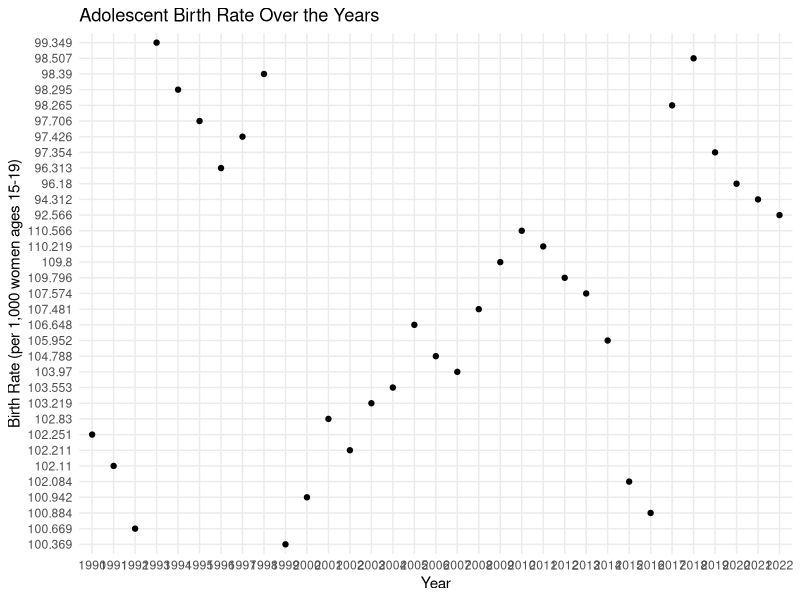
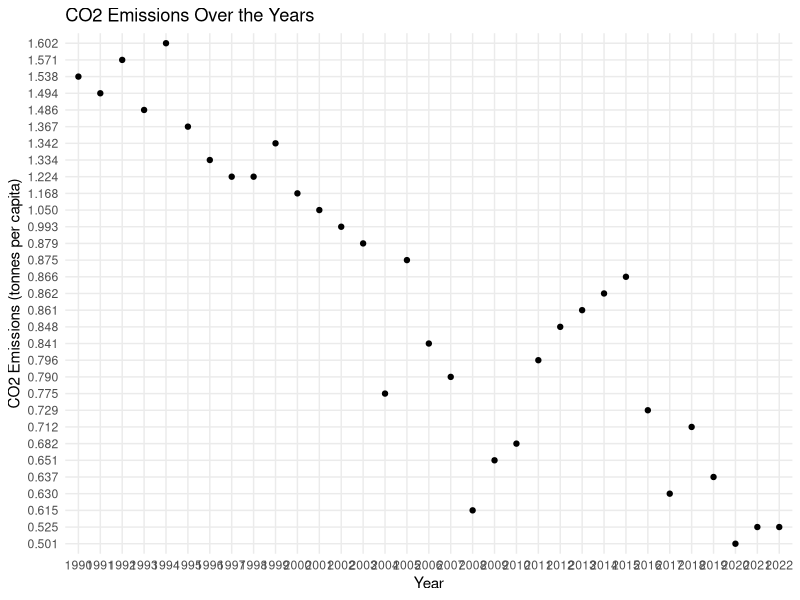

Recreate these plots in R, in order. (Note: this script raises an error after producing the figures.)
# Load necessary libraries
library(tidyverse)

# Import the dataset
data <- read_csv("hdro_indicators_zwe.csv")

# View the first few rows to understand its structure
head(data)

# Clean column names
colnames(data) <- colnames(data) %>%
  str_replace_all("#", "") %>%
  str_replace_all("\\+", "_") %>%
  str_trim()

# Check cleaned column names
colnames(data)
# Filter data for Adolescent Birth Rate (ABR)
abr_data <- data %>% filter(indicator_id == "abr")

# Filter data for CO2 emissions
co2_data <- data %>% filter(indicator_id == "co2_prod")


# Plot Adolescent Birth Rate
ggplot(abr_data, aes(x = year, y = value)) +
  geom_line(color = "blue") +
  geom_point() +
  labs(title = "Adolescent Birth Rate Over the Years",
       x = "Year",
       y = "Birth Rate (per 1,000 women ages 15-19)") +
  theme_minimal()

# Plot CO2 Emissions
ggplot(co2_data, aes(x = year, y = value)) +
  geom_line(color = "red") +
  geom_point() +
  labs(title = "CO2 Emissions Over the Years",
       x = "Year",
       y = "CO2 Emissions (tonnes per capita)") +
  theme_minimal()

#investigating relationship between ABR and CO2 if it exists 
# Merge ABR and CO2 datasets by year
merged_data <- abr_data %>%
  select(year, abr_value = value) %>%
  inner_join(co2_data %>% select(year, co2_value = value), by = "year")

# Calculate correlation
correlation <- cor(merged_data$abr_value, merged_data$co2_value)

# Display correlation result
print(paste("Correlation between ABR and CO2 emissions:", round(correlation, 4)))

# Summary of trends
summary_abr <- abr_data %>%
  summarise(min_rate = min(value, na.rm = TRUE), 
            max_rate = max(value, na.rm = TRUE), 
            avg_rate = mean(value, na.rm = TRUE))

summary_co2 <- co2_data %>%
  summarise(min_emission = min(value, na.rm = TRUE), 
            max_emission = max(value, na.rm = TRUE), 
            avg_emission = mean(value, na.rm = TRUE))

# Print summaries
print("Summary of Adolescent Birth Rate:")
print(summary_abr)

print("Summary of CO2 Emissions:")
print(summary_co2)

# Save cleaned data to a new CSV file
write_csv(data, "cleaned_hdro_indicators_zwe.csv")

# Save plots as images
ggsave("Adolescent_Birth_Rate_Zimbabwe.png", width = 10, height = 6)
ggsave("CO2_Emissions_Zimbabwe.png", width = 10, height = 6)
